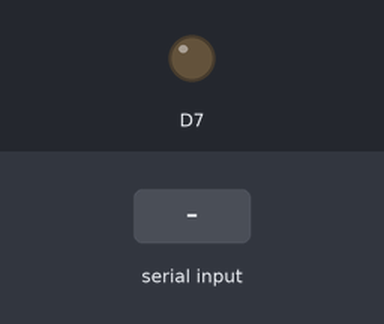
Simulated run of this sketch. Board: ESP8266 (NodeMCU). On the bench: output pins drawn as LEDs (lit = HIGH). The test bench sets the inputs (shaded band). WiFi joins after 1.5 s; servers stay silent unless stated; what the sketch prints to the serial monitor is not drawn.

Above: at 2.7 s.
2.8 s: "90,45\n" received over Serial
At 3.81 s:
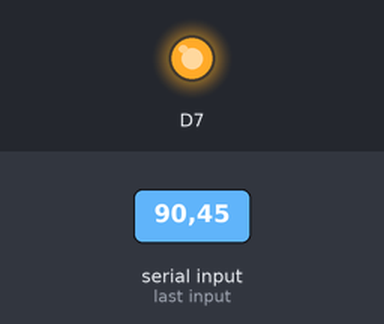
Timing chart, 0 to 6.0 s (numbered marks = the images above; inputs shaded):
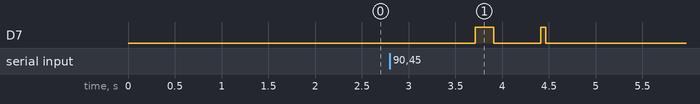

Measured:
- after the input at 2.8 s, D7: LOW → HIGH after 0.91 s, → LOW 0.20 s later, → HIGH 0.50 s later, → LOW 0.05 s later

The sketch:

MESTREFUNCIONANDOPARTE3.ino
```cpp
#include <SoftwareSerial.h>
#include <ESP8266WiFi.h> //INCLUSÃO DA BIBLIOTECA NECESSÁRIA PARA FUNCIONAMENTO DO CÓDIGO

const char* ssid = "Salcides"; //VARIÁVEL QUE ARMAZENA O NOME DA REDE SEM FIO EM QUE VAI CONECTAR
const char* password = "072727201430"; //VARIÁVEL QUE ARMAZENA A SENHA DA REDE SEM FIO EM QUE VAI CONECTAR

WiFiServer server(80);


SoftwareSerial rs485(14, 12, false, 256);
int x=-1;
char c=0;
char d=0;
int set = -1;
int cont = 0;
int estadoled1 = 0;
int estadoled2 = 0;
int temperatura1 = -1;
int temperatura2 = -1;
void setup() {
// Inicializa a comunicaÃ§Ã£o serial com uma taxa de 9600 bauds.
pinMode(D7,OUTPUT);
Serial.begin(9600);
Serial.println("");
Serial.print("Conectando a ");
Serial.print(ssid);
WiFi.begin(ssid, password);

while (WiFi.status() != WL_CONNECTED) { //ENQUANTO STATUS FOR DIFERENTE DE CONECTADO
  delay(500);
  Serial.print(".");
}
Serial.print("Conectado a rede sem fio ");
Serial.println(ssid);
server.begin();
Serial.println(WiFi.localIP()); //Mostra o IP do servidor criado

rs485.begin(9600);
delay(50);

}


void loop(){
WiFiClient client = server.available();

String request = client.readStringUntil('\r'); //Le o pedido do client
client.flush();

if (request.indexOf("/LED1") != -1)  {
  digitalWrite(D7, HIGH);
  delay(200);
  rs485.write('1');
  Serial.print("                 Comando executado:");
  Serial.println('1');
  Serial.print("\n");
  digitalWrite(D7, LOW);
  delay(150);
  estadoled1 = !estadoled1;
}
if (request.indexOf("/LED2") != -1)  {
  digitalWrite(D7, HIGH);
  delay(200);
  rs485.write('3');
  Serial.print("                 Comando executado:");
  Serial.println('3');
  Serial.print("\n");
  digitalWrite(D7, LOW);
  delay(150);
  estadoled2 = !estadoled2;
}
if (request.indexOf("/TMP1") != -1)  {
  digitalWrite(D7, HIGH);
  delay(200);
  rs485.write('2');
  Serial.print("                 Comando executado:");
  Serial.println('2');
  Serial.print("\n");
  digitalWrite(D7, LOW);
  delay(150);
         while(rs485.available()){
           x = rs485.read();
           d = rs485.read();
           rs485.flush();
           Serial.print("                 Temperatura:");
           Serial.println(x);
           d = rs485.read();
           delay(400);
           temperatura1 = x;
         }
}
if (request.indexOf("/TMP2") != -1)  {
  digitalWrite(D7, HIGH);
  delay(200);
  rs485.write('4');
  Serial.print("                 Comando executado:");
  Serial.println('4');
  Serial.print("\n");
  digitalWrite(D7, LOW);
  delay(150);
         while(rs485.available()){
           x = rs485.read();
           d = rs485.read();
           rs485.flush();
           Serial.print("                 Temperatura:");
           Serial.println(x);
           d = rs485.read();
           delay(400);
           temperatura2 = x;
         }
}

while(Serial.available())
{
  cont = 0;
  c = Serial.read(); // LÃª byte do buffer serial;

  if (c == '2' || c == '1'|| c == '3'|| c == '4'){
     Serial.println("digite um comando: (1) Acionar o atuador escravo 1 \n (2) Temperatura escravo 1 \n (3) Acionar o atuador escravo 2 \n (4) Temperatura escravo 2 \n (5) Definir Setpoint escravo 1 \n (6) Definir Setpoint escravo 2 \n\n");
    digitalWrite(D7, HIGH);
    delay(200);
    rs485.write(c);
    Serial.print("                 Comando executado:");
    Serial.println(c);
    Serial.print("\n");
    digitalWrite(D7, LOW);
    delay(150);
    if(c == '1') estadoled1 = !estadoled1;
    if(c == '3') estadoled2 = !estadoled2;


           while(rs485.available()){
           x = rs485.read();
           d = rs485.read();
           rs485.flush();
           Serial.print("                 Temperatura:");
           Serial.println(x);
           d = rs485.read();
           delay(400);
           if (c == '2') temperatura1 = x;
           if (c == '4') temperatura2 = x;
    }

  }

  if ( c == '5' || c == '6') { //passar setpoint
    Serial.println("digite um comando: (1) Acionar o atuador escravo 1 \n (2) Temperatura escravo 1 \n (3) Acionar o atuador escravo 2 \n (4) Temperatura escravo 2 \n (5) Definir Setpoint escravo 1 \n (6) Definir Setpoint escravo 2 \n\n");
    delay(200);
    digitalWrite(D7, HIGH);
    rs485.write(c);
    Serial.print("                   Comando executado:");
    Serial.println(c);
    Serial.print("\n");
    Serial.print("   Digite um Setpoint: \n`");
    delay(50);
    digitalWrite(D7, LOW);
    d = rs485.read();
    delay(1000);

    if(Serial.available()){
      set = Serial.parseInt();
    Serial.print("                    Setpoint:");


          digitalWrite(D7, HIGH);
          rs485.print(set);
          digitalWrite(D7, LOW);
          d = rs485.read();
          delay(100);


            Serial.println(set);
            Serial.print("\n");}
    }
    }

  client.println("HTTP/1.1 200 OK");
  client.println("Content-Type: text/html");
  client.println("");
  client.println("<!DOCTYPE HTML>");
  client.println("<html>");
  //client.println("<meta http-equiv=""refresh"" content=""5"">");
  client.println("<style>body {background-color: #d24dff;}</style>");
  client.println("<h1><center><font color=""red"">Trabalho de Comunica&ccedil&atildeo</font></center></h1>");

  if (set != -1){
    client.print("<center> Valor do Setpoint: ");client.print(set);client.println("</center><br>");
  }
  client.print("<center>");

  if (estadoled1) client.println("Led 1 Ligado");
  else client.println("Led 1 Desligado");
  client.println("<br>");
  if (estadoled2) client.println("Led 2 Ligado");
  else client.println("Led 2 Desligado");
  client.print("<br>");

  if (temperatura1 > -1) {
    client.print("Temperatura 1: ");
    client.print(temperatura1);
  }
  client.println("<br>");
  if (temperatura2 > -1) {
    client.print("Temperatura 2: ");
    client.print(temperatura2);
  }
  client.print("<br>");

  client.print("</center>");
  client.println("<a href=\"/LED1\"\"><button>LED 1 </button></a>");//
  client.println("<a href=\"/LED2\"\"><button>LED 2 </button></a><br />");//
  client.println("<a href=\"/TMP1\"\"><button>TMP 1 </button></a>");
  client.println("<a href=\"/TMP2\"\"><button>TMP 2 </button></a><br />");
  client.println("<a href=\"/\"\"><button>Refresh </button></a><br />");

  client.println("</html>");
}
```
